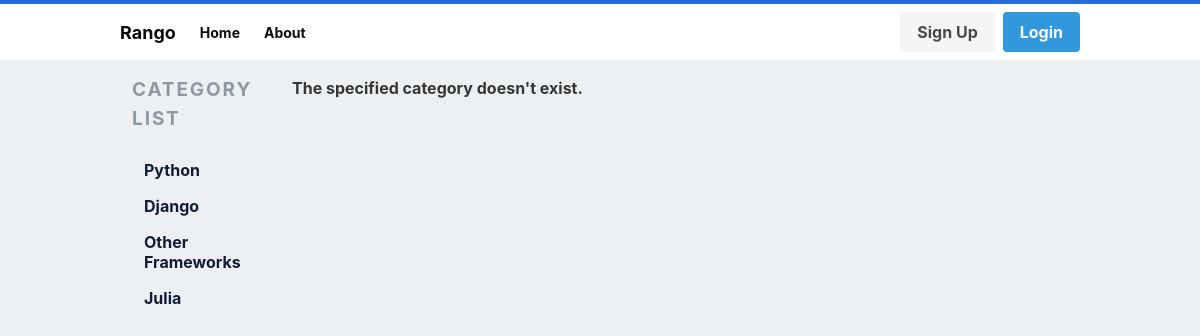
The app's page /rango/category/test-cat/, older data.
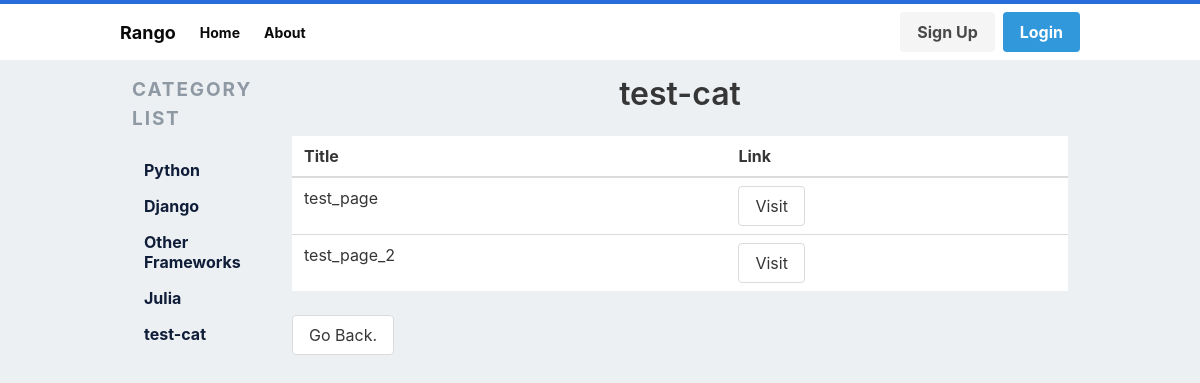
The same page, newer data.
### rango/models.py (models this page shows, shortened)
class Category(models.Model):
    NAME_MAX_LENGTH = 128
    name = models.CharField(max_length=NAME_MAX_LENGTH, unique = True)
    views = models.IntegerField(default=0) # exercise question
    likes = models.IntegerField(default=0) # exercise question
    slug = models.SlugField(unique=True)
    class Meta:
        verbose_name_plural = "Categories" # for fixing 'Categorys'

class Page(models.Model):
    TITLE_MAX_LENGTH = 128
    URL_MAX_LENGTH = 200
    category = models.ForeignKey(Category, on_delete=models.CASCADE)
    title = models.CharField(max_length=TITLE_MAX_LENGTH)
    url = models.URLField()
    views = models.IntegerField(default=0)

### rango/views.py (the view)
def show_category(request, category_name_slug):
    context_dict = {}
    try:
        category = Category.objects.get(slug=category_name_slug)
        pages = Page.objects.filter(category=category)
        context_dict['pages'] = pages
        context_dict['category'] = category
    except Category.DoesNotExist:
        context_dict['category'] = None
        context_dict['pages'] = None
    return render(request, 'rango/category.html', context=context_dict)

### rango/templatetags/rango_template_tags.py (called while the page is built)
@register.inclusion_tag('rango/categories.html')
def get_category_list(current_category=None):
    return {'categories': Category.objects.all(),
            'current_category':current_category}

### templates/rango/category.html (shortened to what this page needs)
{% extends 'rango/base.html' %}
{% load staticfiles %}
{% block body_block %}
    {% if category %}
    <center><h1 class="title is-3">{{ category.name }}</h1></center><br />
    <div class="container">
        {% if pages %}
        <table class="table is-fullwidth is-hoverable">
            <thead>
                <tr>
                    <th>Title</th>
                    <th>Link</th>
                </tr>
            </thead>
            <tbody>
                {% for page in pages %}
                <tr>
                    <td>{{ page.title }}</td>
                    <td><a class="button button-primary" href="{{ page.url }}">Visit</a></td>
                </tr>
                {% endfor %}
            </tbody>
        </table>
        {% else %}
            <strong> No pages currently in category. </strong><br />
        {% endif %}
        <a class="button" href="/rango">Go Back.</a>
    </div>
    {% else %}
        <strong> The specified category doesn't exist. </strong><br />
    {% endif %}
{% endblock %}

### templates/rango/categories.html
{% for c in categories %}
    {% if c == current_category %}
    <li>
        <b>
            <a href="{% url 'rango:show_category' c.slug %}">{{ c.name }}</a>
        </b>
    </li>
    {% else %}
    <li>
        <a href="{% url 'rango:show_category' c.slug %}">{{ c.name }}</a>
    </li>
    {% endif %}
{% endfor %}

Row changes from the older to the newer data that the page shows:
added Category: name "test-cat"
added Page: title "test_page"
added Page: title "test_page_2"
Text that changed along with them:
text no longer shown: "The specified category doesn't exist."
text now shown: "Title Link Go Back."
